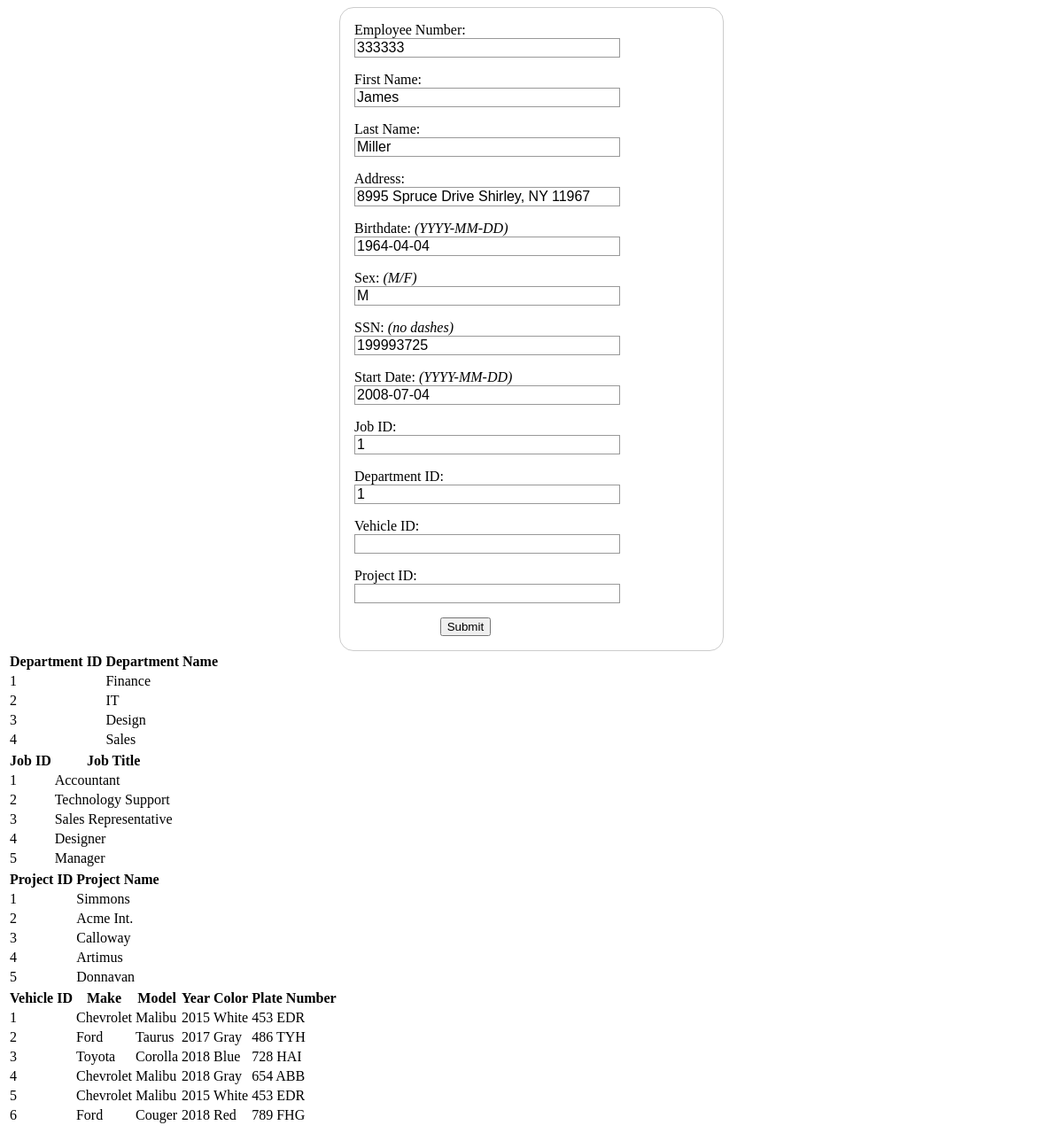
/current/UpdateEmployeeForm.php?id=333333, run on the app's committed database.
### tables this page shows
CREATE TABLE IF NOT EXISTS `employee` (
  `Emp_Number` int(6) NOT NULL,
  `First_Name` varchar(50) DEFAULT NULL,
  `Last_Name` varchar(50) DEFAULT NULL,
  `Birth_Date` date DEFAULT NULL,
  `Sex` char(1) DEFAULT NULL,
  `Address` varchar(150) DEFAULT NULL,
  `SSN` int(11) DEFAULT NULL,
  `Start_Date` date DEFAULT NULL,
  `J_ID` int(1) DEFAULT NULL,
  `D_ID` int(1) DEFAULT NULL,
  `V_ID` int(1) DEFAULT NULL,
  `P_ID` int(1) DEFAULT NULL,
  `Proj_ID` int(11) DEFAULT NULL,
  PRIMARY KEY (`Emp_Number`),
  KEY `D_ID` (`D_ID`),
  KEY `J_ID` (`J_ID`),
  KEY `V_ID` (`V_ID`),
  KEY `P_ID` (`P_ID`)
);

CREATE TABLE IF NOT EXISTS `department` (
  `Dept_ID` int(3) NOT NULL,
  `Dept_Name` text,
  `Office_Addr` varchar(100) DEFAULT NULL,
  `Office_Phone` varchar(12) DEFAULT NULL,
  PRIMARY KEY (`Dept_ID`)
);

CREATE TABLE IF NOT EXISTS `position` (
  `Job_ID` int(1) NOT NULL,
  `Job_Title` varchar(20) DEFAULT NULL,
  `Base_Salary` varchar(10) DEFAULT NULL,
  PRIMARY KEY (`Job_ID`)
);

CREATE TABLE IF NOT EXISTS `project` (
  `Project_ID` int(1) NOT NULL,
  `Project_Name` varchar(50) DEFAULT NULL,
  `Start_Date` date DEFAULT NULL,
  `End_Date` date DEFAULT NULL,
  PRIMARY KEY (`Project_ID`)
);

CREATE TABLE IF NOT EXISTS `vehicle` (
  `Vehicle_ID` int(3) NOT NULL,
  `Make` varchar(20) DEFAULT NULL,
  `Model` varchar(20) DEFAULT NULL,
  `Year` int(4) DEFAULT NULL,
  `Color` varchar(10) DEFAULT NULL,
  `Plate_Number` varchar(12) DEFAULT NULL,
  PRIMARY KEY (`Vehicle_ID`)
);

### current/UpdateEmployeeForm.php (the view, shortened to what this page needs)
<!DOCTYPE html>
<html>
<head>
</head>
<?php
$id=$_GET['id'];
require 'open-db.php';
	$result= mysqli_query($conn, "SELECT Emp_Number, First_Name, Last_Name, Address, Birth_Date, Sex, SSN, Start_Date, J_ID, D_ID, V_ID, Proj_ID FROM employee WHERE Emp_Number=$id");
while ($row = mysqli_fetch_array($result)) {
	$e = $row['Emp_Number'];
	$f = $row['First_Name'];
	$l = $row['Last_Name'];
	$a = $row['Address'];
	$b = $row['Birth_Date'];
	$s = $row['Sex'];
	$n = $row['SSN'];
	$sd = $row['Start_Date'];
	$j = $row['J_ID'];
	$d = $row['D_ID'];
	$v = $row['V_ID'];
	$p = $row['Proj_ID'];
?>
	<div class="formPopup" id="updateEmployee">
    <form action="updateEmployee.php" method="post">
        <div>
          <label for="number">Employee Number:</label> <input type="text" id="Emp_Number" name="Emp_Number" value="<?php echo htmlspecialchars($e); ?>" readonly="readonly">
        </div>
        <div>
          <label for="fname">First Name:</label> <input type="text" id="First_Name" name="First_Name" value="<?php echo htmlspecialchars($f); ?>" required>
        </div>
        <div>
          <label for="lname">Last Name:</label> <input type="text" id="Last_Name" name="Last_Name" value="<?php echo htmlspecialchars($l); ?>" required>
        </div>
		<div>
          <label for="address">Address:</label> <input type="text" id="Address" name="Address" value="<?php echo htmlspecialchars($a); ?>">
        </div>
        <div>
		  <label for="birth">Birthdate: <i>(YYYY-MM-DD)</i></label> <input type="text" id="Birth_Date" name="Birth_Date" value="<?php echo htmlspecialchars($b); ?>">
        </div>
 		<div>
          <label for="sex">Sex: <i>(M/F)</i></label> <input type="text" id="Sex" name="Sex" value="<?php echo htmlspecialchars($s); ?>">
        </div>
        <div>
		  <label for="SSN">SSN: <i>(no dashes)</i></label> <input type="text" id="SSN" name="SSN" value="<?php echo htmlspecialchars($n); ?>">
        </div>
		<div>
          <label for="Start_Date">Start Date: <i>(YYYY-MM-DD)</i></label> <input type="text" id="Start_Date" name="Start_Date" value="<?php echo htmlspecialchars($sd); ?>">
        </div>
        <div>
		  <label for="J_ID">Job ID:</label> <input type="text" id="J_ID" name="J_ID" value="<?php echo htmlspecialchars($j); ?>">
        </div>
        <div>
		  <label for="D_ID">Department ID:</label> <input type="text" id="D_ID" name="D_ID" value="<?php echo htmlspecialchars($d); ?>">
        </div>
        <div>
		  <label for="V_ID">Vehicle ID:</label> <input type="text" id="V_ID" name="V_ID" value="<?php echo htmlspecialchars($v); ?>">
        </div>
        <div>
		  <label for="Proj_ID">Project ID:</label> <input type="text" id="Proj_ID" name="Proj_ID" value="<?php echo htmlspecialchars($p); ?>">
        </div>
        <div class="button">
          <button type="submit">Submit</button>
        </div>
    </form>
</html>
<?php }
	$result= mysqli_query($conn, "SELECT Dept_ID, Dept_Name, Office_Addr, Office_Phone FROM department");
	echo '<div class = "formDefault"><table>
	<tr>
		<th>Department ID</th>
		<th>Department Name</th>
	</tr>';
	while ($row = mysqli_fetch_array($result)) {
		echo "<tr>";
		echo "<td>" . $row['Dept_ID'] . "</td>";
		echo "<td>" . $row['Dept_Name'] . "</td>";
		echo "</tr>";}
	echo '</table></div>';
	$result2= mysqli_query($conn, "SELECT * FROM position");
	echo '<table>
	<tr>
		<th>Job ID</th>
		<th>Job Title</th>
	</tr>';
	while ($row = mysqli_fetch_array($result2)) {
		echo "<tr>";
		echo "<td>" . $row['Job_ID'] . "</td>";
		echo "<td>" . $row['Job_Title'] . "</td>";
		echo "</tr>";
	}
	echo '</table>';
	$result3= mysqli_query($conn, "SELECT Project_ID, Project_Name FROM project");
	echo '<table>
	<tr>
		<th>Project ID</th>
		<th>Project Name</th>
	</tr>';
	while ($row = mysqli_fetch_array($result3)) {
		echo "<tr>";
		echo "<td>" . $row['Project_ID'] . "</td>";
		echo "<td>" . $row['Project_Name'] . "</td>";
		echo "</tr>";
	}
	echo '</table>';
	$result4= mysqli_query($conn, "SELECT * FROM vehicle");
	echo '<table>
	<tr>
		<th>Vehicle ID</th>
		<th>Make</th>
		<th>Model </th>
		<th>Year</th>
		<th>Color</th>
		<th>Plate Number</th>
	</tr>';
	while ($row = mysqli_fetch_array($result4)) {
		echo "<tr>";
		echo "<td>" . $row['Vehicle_ID'] . "</td>";
		echo "<td>" . $row['Make'] . "</td>";
		echo "<td>" . $row['Model'] . "</td>";
		echo "<td>" . $row['Year'] . "</td>";
		echo "<td>" . $row['Color'] . "</td>";
		echo "<td>" . $row['Plate_Number'] . "</td>";
		echo "</tr>";
	}
	echo '</table>';
	?>

### current/UpdateEmployeeForm.php (style rules this page uses)
form { margin: 0 auto; width: 400px; padding: 1em; border: 1px solid #CCC; border-radius: 1em; }
form div + div { margin-top: 1em; }
label { display: inline-block; width: 200px; text-align: left; }
input, textarea { font: 1em sans-serif; width: 300px; box-sizing: border-box; border: 1px solid #999; }
.button { padding-left: 90px; }
button { margin-left: .5em; }

### data on the page
employee: Emp_Number "333333", First_Name "James", Last_Name "Miller", Address "8995 Spruce Drive Shirley, NY 11967", Birth_Date "1964-04-04", Sex "M", SSN "199993725", Start_Date "2008-07-04", J_ID "1", D_ID "1"
department: Dept_ID "1", Dept_Name "Finance"
department: Dept_ID "2", Dept_Name "IT"
department: Dept_ID "3", Dept_Name "Design"
department: Dept_ID "4", Dept_Name "Sales"
position: Job_ID "1", Job_Title "Accountant"
position: Job_ID "2", Job_Title "Technology Support"
position: Job_ID "3", Job_Title "Sales Representative"
position: Job_ID "4", Job_Title "Designer"
position: Job_ID "5", Job_Title "Manager"
project: Project_ID "1", Project_Name "Simmons"
project: Project_ID "2", Project_Name "Acme Int."
project: Project_ID "3", Project_Name "Calloway"
project: Project_ID "4", Project_Name "Artimus"
project: Project_ID "5", Project_Name "Donnavan"
vehicle: Vehicle_ID "1", Make "Chevrolet", Model "Malibu", Year "2015", Color "White", Plate_Number "453 EDR"
vehicle: Vehicle_ID "2", Make "Ford", Model "Taurus", Year "2017", Color "Gray", Plate_Number "486 TYH"
vehicle: Vehicle_ID "3", Make "Toyota", Model "Corolla", Year "2018", Color "Blue", Plate_Number "728 HAI"
vehicle: Vehicle_ID "4", Make "Chevrolet", Model "Malibu", Year "2018", Color "Gray", Plate_Number "654 ABB"
vehicle: Vehicle_ID "5", Make "Chevrolet", Model "Malibu", Year "2015", Color "White", Plate_Number "453 EDR"
vehicle: Vehicle_ID "6", Make "Ford", Model "Couger", Year "2018", Color "Red", Plate_Number "789 FHG"
